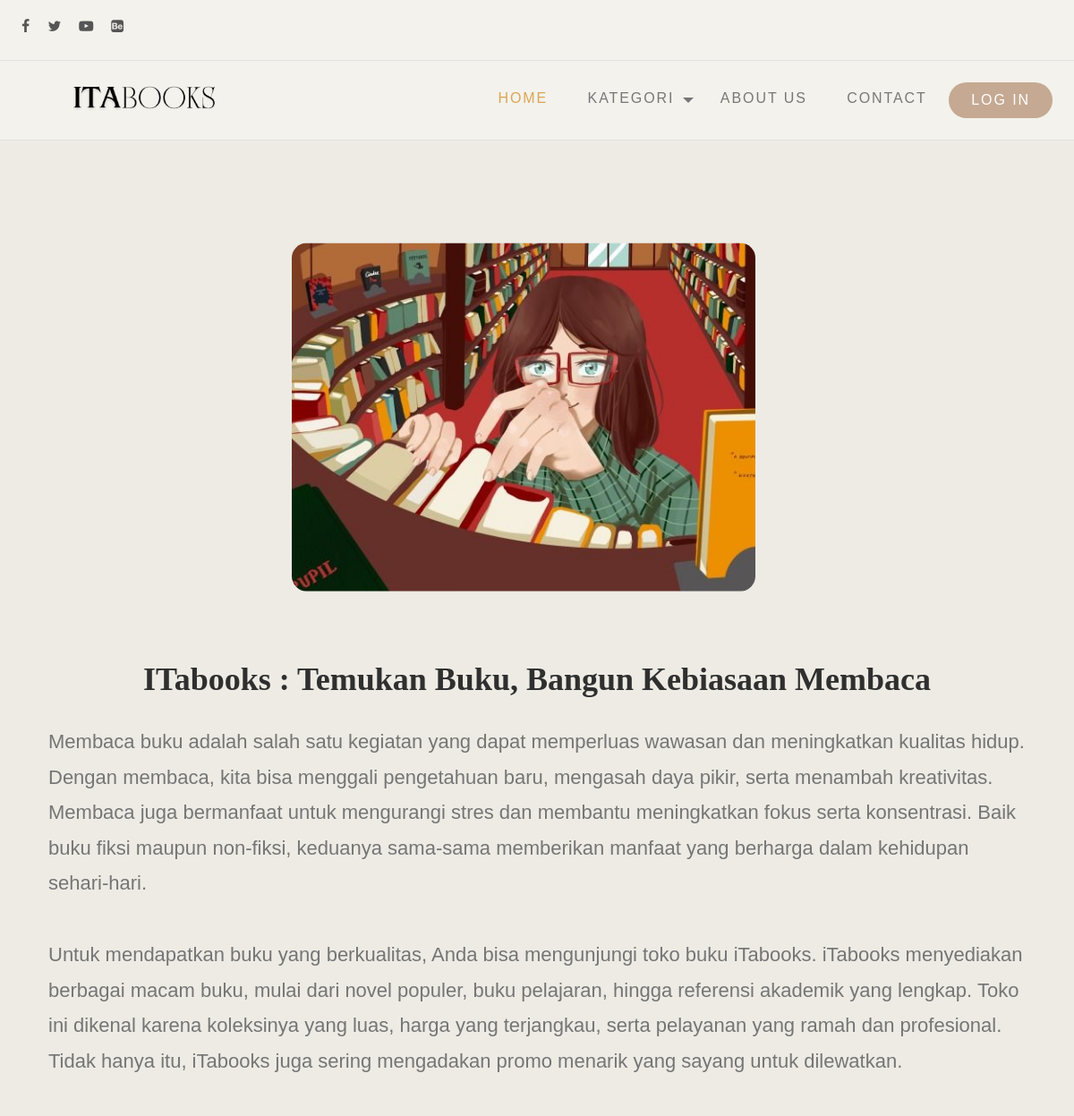
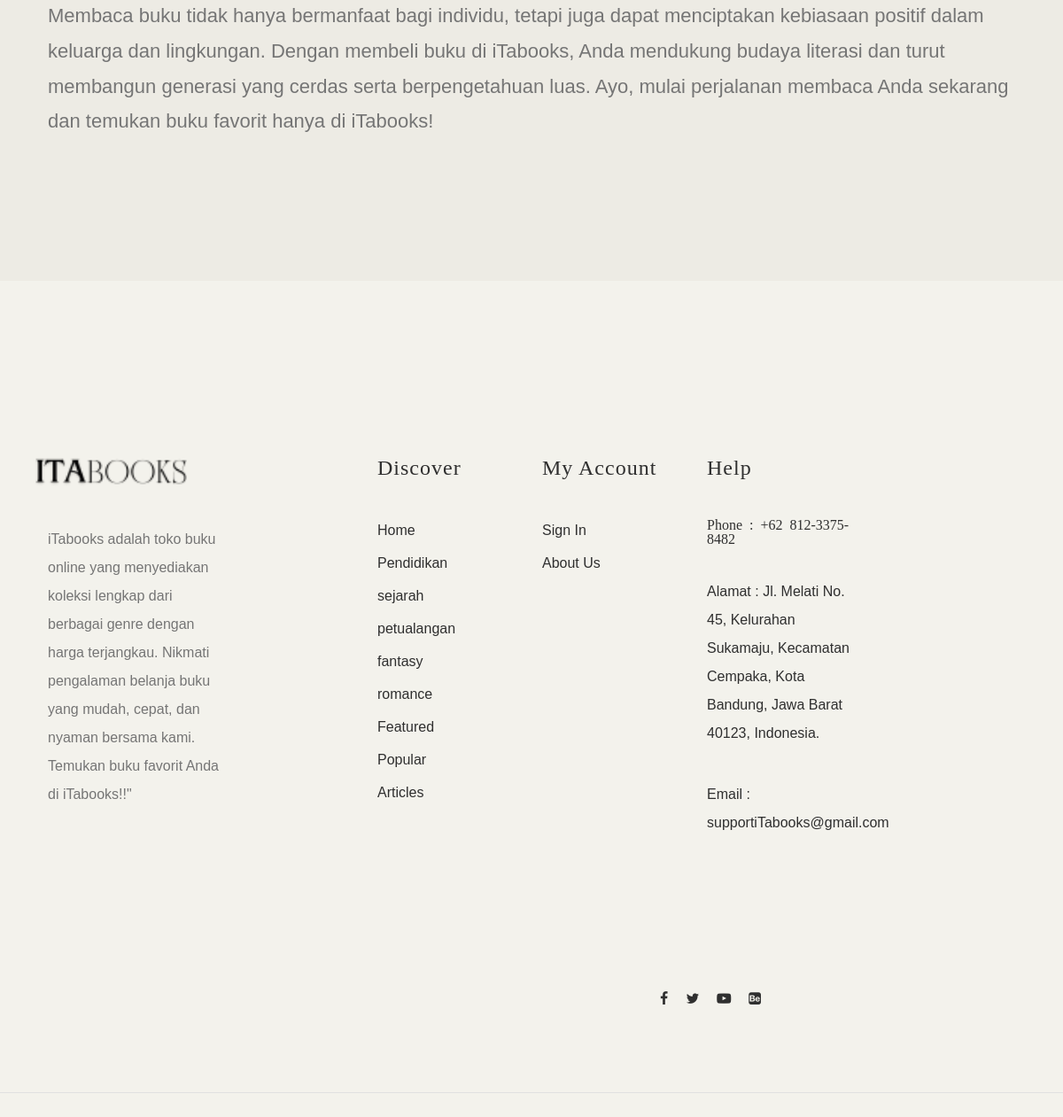
The page /home/isi/itabooks-temukan-buku-bangun-kebiasaan-membaca on the database its author committed (2 pictures, top to bottom).
### tables this page shows
CREATE TABLE `berita` (
  `id_berita` int(11) NOT NULL,
  `judul` varchar(200) NOT NULL,
  `keterangan` text NOT NULL,
  `foto` varchar(50) NOT NULL,
  `slug` varchar(200) NOT NULL,
  `id_kategori` varchar(20) NOT NULL,
  `tanggal` date NOT NULL,
  `username` varchar(50) NOT NULL,
  `tengah` text NOT NULL,
  `akhir` text NOT NULL
);

CREATE TABLE `konfigurasi` (
  `id_konfigurasi` int(11) NOT NULL,
  `judul_website` varchar(200) NOT NULL,
  `profil_website` text NOT NULL,
  `instagram` varchar(100) NOT NULL,
  `facebook` varchar(100) NOT NULL,
  `email` varchar(100) NOT NULL,
  `alamat` varchar(150) NOT NULL,
  `no_wa` varchar(30) NOT NULL
);

CREATE TABLE `kategori` (
  `id_kategori` int(11) NOT NULL,
  `nama_kategori` varchar(200) NOT NULL
);

### application/controllers/home.php (called while the page is built, shortened)
<?php
class home extends CI_Controller {
    public function __construct(){
		$this->load->helper('form');
			$this->load->model('konten_model');
			$this->load->library('cart');
    }
	public function isi($id_berita)
{
    $this->db->from('konfigurasi');
    $konfig = $this->db->get()->row();
		$this->db->from('kategori');
		$kategori = $this->db->get()->result_array();
	$this->db->from('populer a');
	$this->db->join('kategori b','a.id_kategori=b.id_kategori',"left");
	$this->db->order_by('tanggal','DESC');
	$populer = $this->db->get()->result_array();
    $this->db->from('berita a');
    $this->db->where('slug', $id_berita);
    $berita = $this->db->get()->row();
    $data = [
        'konfig' => $konfig,
       'kategori' => $kategori,
        'berita' => $berita,
		'populer' => $populer,
    ];
    $this->load->view('isi', $data);
}
}

### index.php (called while the page is built, shortened)
<?php
require_once BASEPATH.'core/CodeIgniter.php';

### application/views/isi.php (the view, shortened to what this page needs)
<!DOCTYPE html>
<html lang="en">
<head>
	<link href="https://cdn.jsdelivr.net/npm/bootstrap@5.3.1/dist/css/bootstrap.min.css" rel="stylesheet"
>
	<link rel="stylesheet" type="text/css" href="<?= base_url('assets/front')?>/css/normalize.css">
	<link rel="stylesheet" type="text/css" href="<?= base_url('assets/front')?>/icomoon/icomoon.css">
	<link rel="stylesheet" type="text/css" href="<?= base_url('assets/front')?>/css/vendor.css">
	<link rel="stylesheet" type="text/css" href="<?= base_url('assets/front')?>/style.css">
</head>
<body data-bs-spy="scroll" data-bs-target="#header" tabindex="0">
	<div id="header-wrap">
		<div class="top-content">
			<div class="container-fluid">
				<div class="row">
					<div class="col-md-6">
						<div class="social-links">
							<ul>
								<li>
									<a href="#"><i class="icon icon-facebook"></i></a>
								</li>
								<li>
									<a href="#"><i class="icon icon-twitter"></i></a>
								</li>
								<li>
									<a href="#"><i class="icon icon-youtube-play"></i></a>
								</li>
								<li>
									<a href="#"><i class="icon icon-behance-square"></i></a>
								</li>
							</ul>
						</div>
					</div>
					<div class="col-md-6">
						</div>
					</div>
				</div>
			</div>
		</div>
		<header id="header">
			<div class="container-fluid">
				<div class="row">
				<div class="col-md-2">
						<div class="main-logo">
							<img src="<?= base_url('assets/front')?>/images/logoita.png" alt="logo" class="footer-logo " style="margin-left: 50px;">
						</div>
					</div>
					<div class="col-md-10">
						<nav id="navbar">
							<div class="main-menu stellarnav">
								<ul class="menu-list">
									<li class="menu-item active"><a href="<?= base_url('home')?>">Home</a></li>
									<li class="menu-item has-sub">
										<a href="#pages" class="nav-link">Kategori</a>
									</li>
									<li class="menu-item"><a href="<?= base_url('home/about')?>" class="nav-link">About Us</a></li>
									<li class="menu-item"><a href="#" class="nav-link">Contact</a></li>
									<li class="menu-item"><a href="<?= base_url('auth')?>" class="btn btn-primary px-4 mt-1 text-white" style="border-radius: 25px">Log In</a></li>
								</ul>
							</div>
						</nav>
					</div>
				</div>
			</div>
		</header>
	<section id="best-selling" class="leaf-pattern-overlay">
    <div class="container">
        <div class="row justify-content-center align-items-center d-flex text-left" style="min-height: 100vh;">
            <div class="col-md-12">
                <div class="product-entry">
				<figure class="banner-image mt-0.5" style=" text-align: center;">
                    <img src="<?= base_url('assets/upload/berita/' . $berita->foto) ?>"
                         alt="book"
                         style="max-width: 370px; height: auto; border-radius: 12px; margin-right: 30px; transform: scale(1.4);"
                         class="single-image">
                </figure>
				<br><br>
                    <h1 style="font-size: 36px; font-weight: bold; text-align: center;"><?= $berita->judul; ?></h1>
                    <div class="products-content">
                        <p style="font-size: 22px; line-height: 1.8;"><?= $berita->keterangan; ?></p>
                        <p style="font-size: 22px; line-height: 1.8;"><?= $berita->tengah; ?></p>
                        <p style="font-size: 22px; line-height: 1.8; "><?= $berita->akhir; ?></p>
                </div>
            </div>
        </div>
    </div>
</section>
<section id="contact" class="py-5 my-5">
	<footer id="footer">
		<div class="container">
			<div class="row">
				<div class="col-md-4">
					<div class="footer-item">
						<div class="company-brand">
							<img src="<?= base_url('assets/front')?>/images/logona.png" alt="logo" class="footer-logo" style="transform: scale(1.7)">
							<p><?= $konfig->profil_website; ?></p>
						</div>
					</div>
				</div>
				<div class="col-md-2">
					<div class="footer-menu">
						<h5>Discover</h5>
						<ul class="menu-list">
							<li class="menu-item">
								<a href="<?= base_url()?>">Home</a>
							</li>
							<?php foreach ($kategori as $kate) { ?>
								<li class="menu-item">
									<a href="<?= base_url('home/kategori/'.$kate['id_kategori'])?>"><?= $kate['nama_kategori']?></a>
								</li>
							<?php } ?>
							<li class="menu-item">
								<a href="<?= base_url()?>">Featured</a>
							</li>
							<li class="menu-item">
								<a href="<?= base_url()?>">Popular</a>
							</li>
							<li class="menu-item">
								<a href="<?= base_url()?>">Articles</a>
							</li>
						</ul>
					</div>
				</div>
				<div class="col-md-2">
					<div class="footer-menu">
						<h5>My account</h5>
						<ul class="menu-list">
							<li class="menu-item">
								<a href="<?= base_url('auth/login') ?>">Sign In</a>
							</li>
							<li class="menu-item">
								<a href="<?= base_url('home/about')?>">About Us</a>
							</li>
						</ul>
					</div>
				</div>
				<div class="col-md-2">
					<div class="footer-menu">
						<h5>Help</h5>
						<ul class="menu-list">
							<li class="icon icon-whatsapp">
								<a href="<?= $konfig->no_wa; ?>">Phone : +62 812-3375-8482</a>
							</li>
							<br>
							<li class="icon icon">
								<a href="<?= $konfig->alamat; ?>">Alamat : Jl. Melati No. 45, Kelurahan Sukamaju, Kecamatan Cempaka, Kota Bandung, Jawa Barat 40123, Indonesia.</a>
							</li>
							<br>
							<li class="email">
								<a href="<?= $konfig->email; ?>">Email : supportiTabooks@gmail.com</a>
							</li>
						</ul>
						<br><br><br><br>
						<div class="col-md-6">
								<div class="social-links align-right">
									<ul>
										<li>
											<a href="<?= $konfig->instagram; ?>"><i class="icon icon-facebook"></i></a>
										</li>
										<li>
											<a href="<?= $konfig->instagram; ?>"><i class="icon icon-twitter"></i></a>
										</li>
										<li>
											<a href="#"><i class="icon icon-youtube-play"></i></a>
										</li>
										<li>
											<a href="#"><i class="icon icon-behance-square"></i></a>
										</li>
									</ul>
								</div>
							</div>
					</div>
				</div>
			</div>
		</div>
	</footer>
</section>
</body>
</html>

### assets/front/icomoon/icomoon.css (style rules this page uses)
[class^="icon-"], [class*=" icon-"] { font-family: 'icomoon' !important; speak: never; font-style: normal; font-weight: normal; font-variant: normal; text-transform: none; line-height: 1; -webkit-font-smoothing: antialiased; -moz-osx-font-smoothing: grayscale; }
.icon-twitter:before { content: "\f099"; }
.icon-facebook:before { content: "\f09a"; }
.icon-youtube-play:before { content: "\f16a"; }
.icon-behance-square:before { content: "\f1b5"; }

### rows shown on the page
berita: foto (picture), judul "ITabooks : Temukan Buku, Bangun Kebiasaan Membaca", keterangan "Membaca buku adalah salah satu kegiatan yang dapat memperluas wawasan dan meningkatkan kualitas hidup. Dengan membaca, kita bisa menggali pengetahuan baru, mengasah daya pikir, serta menambah kreativitas. Membaca juga bermanfaat untuk mengurangi stres dan membantu meningkatkan fokus serta konsentrasi. Baik buku fiksi maupun non-fiksi, keduanya sama-sama memberikan manfaat yang berharga dalam kehidupan sehari-hari.", tengah "Untuk mendapatkan buku yang berkualitas, Anda bisa mengunjungi toko buku iTabooks. iTabooks menyediakan berbagai macam buku, mulai dari novel populer, buku pelajaran, hingga referensi akademik yang lengkap. Toko ini dikenal karena koleksinya yang luas, harga yang terjangkau, serta pelayanan yang ramah dan profesional. Tidak hanya itu, iTabooks juga sering mengadakan promo menarik yang sayang untuk dilewatkan.", akhir "Membaca buku tidak hanya bermanfaat bagi individu, tetapi juga dapat menciptakan kebiasaan positif dalam keluarga dan lingkungan. Dengan membeli buku di iTabooks, Anda mendukung budaya literasi dan turut membangun generasi yang cerdas serta berpengetahuan luas. Ayo, mulai perjalanan membaca Anda sekarang dan temukan buku favorit hanya di iTabooks!"
konfigurasi: profil_website "iTabooks adalah toko buku online yang menyediakan koleksi lengkap dari berbagai genre dengan harga terjangkau. Nikmati pengalaman belanja buku yang mudah, cepat, dan nyaman bersama kami. Temukan buku favorit Anda di iTabooks!!\""
kategori: nama_kategori "Pendidikan"
kategori: nama_kategori "sejarah"
kategori: nama_kategori "petualangan"
kategori: nama_kategori "fantasy"
kategori: nama_kategori "romance"
